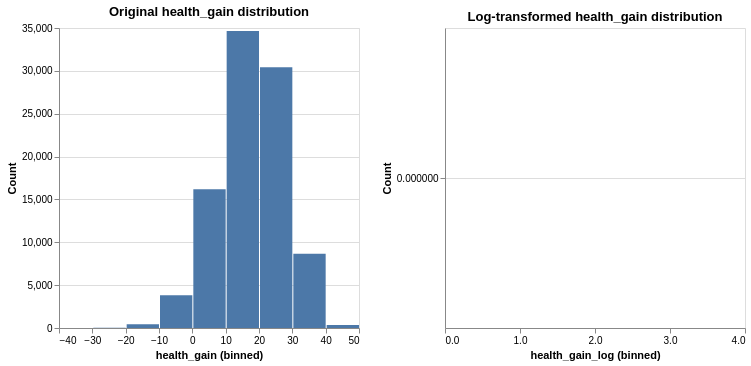

Here is the notebook cell this chart was saved with:
### Code cell
# Let's compare the distribution of 'df_pipe1' and 'df_pipe1_log'. Looks much better!
alt1 = alt.Chart(data=df_pipe1).mark_bar().encode(
    alt.X('health_gain', bin=alt.Bin(step=10)),
    alt.Y('count()', title='Count')
).properties(
    title='Original health_gain distribution'
)

alt2 = alt.Chart(data=df_pipe1).mark_bar().encode(
    alt.X('health_gain_log', bin=alt.Bin(step=1)),
    alt.Y('count()', title='Count')
).properties(
    title='Log-transformed health_gain distribution'
)

alt1 | alt2

### Figure 1 — Vega specification as saved in the notebook (floating-point values rounded to 4 significant figures)
{"$schema": "https://vega.github.io/schema/vega/v6.json", "data": [{"name": "source_0"}, {"name": "data_0", "values": []}, {"name": "data_1", "values": [{"__count": 34645, "bin_step_10_health_gain": 10.0, "bin_step_10_health_gain_end": 20.0}, {"__count": 16201, "bin_step_10_health_gain": 0.0, "bin_step_10_health_gain_end": 10.0}, {"__count": 30421, "bin_step_10_health_gain": 20.0, "bin_step_10_health_gain_end": 30.0}, {"__count": 8658, "bin_step_10_health_gain": 30.0, "bin_step_10_health_gain_end": 40.0}, {"__count": 3812, "bin_step_10_health_gain": -10.0, "bin_step_10_health_gain_end": 0.0}, {"__count": 425, "bin_step_10_health_gain": -20.0, "bin_step_10_health_gain_end": -10.0}, {"__count": 355, "bin_step_10_health_gain": 40.0, "bin_step_10_health_gain_end": 50.0}, {"__count": 29, "bin_step_10_health_gain": -30.0, "bin_step_10_health_gain_end": -20.0}, {"__count": 4, "bin_step_10_health_gain": -40.0, "bin_step_10_health_gain_end": -30.0}]}, {"name": "data_1_concat_0_y_domain___count", "values": [{"min": 4, "max": 34645}]}, {"name": "data_0_concat_1_y_domain___count", "values": [{"min": null, "max": null}]}], "signals": [{"name": "concat_0_bin_step_10_health_gain_bins", "value": {"fields": ["health_gain"], "fname": "bin_health_gain", "start": -40.0, "step": 10.0, "stop": 50.0}}, {"name": "concat_1_bin_step_1_health_gain_log_bins", "value": {"fields": ["health_gain_log"], "fname": "bin_health_gain_log", "start": null, "step": 1.0, "stop": 4.0}}, {"name": "childWidth", "value": 300}], "marks": [{"type": "group", "name": "concat_0_group", "encode": {"update": {"height": {"signal": "height"}, "width": {"signal": "childWidth"}}}, "marks": [{"type": "rect", "name": "concat_0_marks", "from": {"data": "data_1"}, "encode": {"update": {"fill": {"value": "#4c78a8"}, "x": {"field": "bin_step_10_health_gain_end", "scale": "concat_0_x", "offset": {"signal": "0.5 + (abs(scale(\"concat_0_x\", datum[\"bin_step_10_health_gain_end\"]) - scale(\"concat_0_x\", datum[\"bin_step_10_health_gain\"])) < 0.25 ? 0.5 * (0.25 - (abs(scale(\"concat_0_x\", datum[\"bin_step_10_health_gain_end\"]) - scale(\"concat_0_x\", datum[\"bin_step_10_health_gain\"])))) : -0.5)"}}, "y": {"field": "__count", "scale": "concat_0_y"}, "y2": {"value": 0, "scale": "concat_0_y"}, "x2": {"field": "bin_step_10_health_gain", "scale": "concat_0_x", "offset": {"signal": "0.5 + (abs(scale(\"concat_0_x\", datum[\"bin_step_10_health_gain_end\"]) - scale(\"concat_0_x\", datum[\"bin_step_10_health_gain\"])) < 0.25 ? -0.5 * (0.25 - (abs(scale(\"concat_0_x\", datum[\"bin_step_10_health_gain_end\"]) - scale(\"concat_0_x\", datum[\"bin_step_10_health_gain\"])))) : 0.5)"}}}}, "style": ["bar"]}], "axes": [{"scale": "concat_0_y", "grid": true, "labels": false, "aria": false, "minExtent": 0, "tickCount": {"signal": "ceil(height/40)"}, "zindex": 0, "gridScale": "concat_0_x", "orient": "left", "maxExtent": 0, "ticks": false, "domain": false}, {"scale": "concat_0_x", "orient": "bottom", "tickCount": {"signal": "ceil(childWidth/10)"}, "grid": false, "labelFlush": true, "zindex": 0, "labelOverlap": true, "title": "health_gain (binned)"}, {"scale": "concat_0_y", "orient": "left", "labelOverlap": true, "title": "Count", "grid": false, "tickCount": {"signal": "ceil(height/40)"}, "zindex": 0}], "title": {"text": "Original health_gain distribution", "frame": "group"}, "style": "cell"}, {"type": "group", "name": "concat_1_group", "encode": {"update": {"height": {"signal": "height"}, "width": {"signal": "childWidth"}}}, "marks": [{"type": "rect", "name": "concat_1_marks", "from": {"data": "data_0"}, "encode": {"update": {"x2": {"field": "bin_step_1_health_gain_log", "scale": "concat_1_x", "offset": {"signal": "0.5 + (abs(scale(\"concat_1_x\", datum[\"bin_step_1_health_gain_log_end\"]) - scale(\"concat_1_x\", datum[\"bin_step_1_health_gain_log\"])) < 0.25 ? -0.5 * (0.25 - (abs(scale(\"concat_1_x\", datum[\"bin_step_1_health_gain_log_end\"]) - scale(\"concat_1_x\", datum[\"bin_step_1_health_gain_log\"])))) : 0.5)"}}, "x": {"field": "bin_step_1_health_gain_log_end", "scale": "concat_1_x", "offset": {"signal": "0.5 + (abs(scale(\"concat_1_x\", datum[\"bin_step_1_health_gain_log_end\"]) - scale(\"concat_1_x\", datum[\"bin_step_1_health_gain_log\"])) < 0.25 ? 0.5 * (0.25 - (abs(scale(\"concat_1_x\", datum[\"bin_step_1_health_gain_log_end\"]) - scale(\"concat_1_x\", datum[\"bin_step_1_health_gain_log\"])))) : -0.5)"}}, "y": {"field": "__count", "scale": "concat_1_y"}, "y2": {"value": 0, "scale": "concat_1_y"}, "fill": {"value": "#4c78a8"}}}, "style": ["bar"]}], "axes": [{"scale": "concat_1_y", "minExtent": 0, "tickCount": {"signal": "ceil(height/40)"}, "maxExtent": 0, "grid": true, "gridScale": "concat_1_x", "ticks": false, "labels": false, "orient": "left", "domain": false, "zindex": 0, "aria": false}, {"scale": "concat_1_x", "labelFlush": true, "grid": false, "title": "health_gain_log (binned)", "tickCount": {"signal": "ceil(childWidth/10)"}, "labelOverlap": true, "orient": "bottom", "zindex": 0}, {"scale": "concat_1_y", "orient": "left", "labelOverlap": true, "tickCount": {"signal": "ceil(height/40)"}, "zindex": 0, "grid": false, "title": "Count"}], "title": {"text": "Log-transformed health_gain distribution", "frame": "group"}, "style": "cell"}], "scales": [{"name": "concat_0_x", "type": "linear", "domain": {"signal": "[concat_0_bin_step_10_health_gain_bins.start, concat_0_bin_step_10_health_gain_bins.stop]"}, "range": [0, {"signal": "childWidth"}], "bins": {"signal": "concat_0_bin_step_10_health_gain_bins"}, "zero": false}, {"name": "concat_0_y", "type": "linear", "domain": [{"signal": "(data(\"data_1_concat_0_y_domain___count\")[0] || {}).min"}, {"signal": "(data(\"data_1_concat_0_y_domain___count\")[0] || {}).max"}], "range": [{"signal": "height"}, 0], "zero": true, "nice": true}, {"name": "concat_1_x", "type": "linear", "domain": {"signal": "[concat_1_bin_step_1_health_gain_log_bins.start, concat_1_bin_step_1_health_gain_log_bins.stop]"}, "range": [0, {"signal": "childWidth"}], "bins": {"signal": "concat_1_bin_step_1_health_gain_log_bins"}, "zero": false}, {"name": "concat_1_y", "type": "linear", "domain": [{"signal": "(data(\"data_0_concat_1_y_domain___count\")[0] || {}).min"}, {"signal": "(data(\"data_0_concat_1_y_domain___count\")[0] || {}).max"}], "range": [{"signal": "height"}, 0], "nice": true, "zero": true}], "padding": 5, "height": 300, "layout": {"padding": 20, "bounds": "full", "align": "each"}, "background": "white"}
